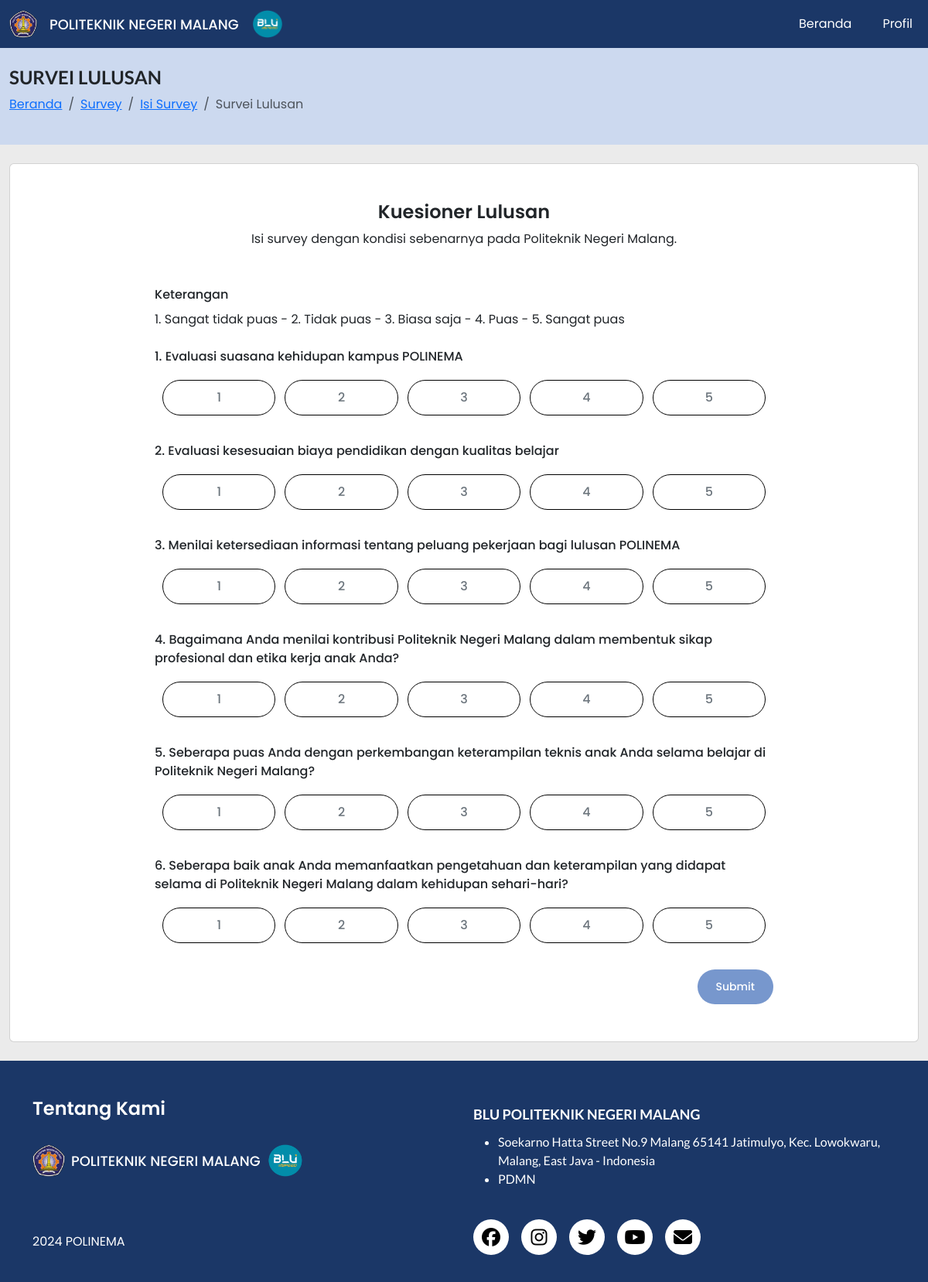
Page /?page=orangtua/survey-lulusan (signed in) on the committed database.
### tables this page shows
CREATE TABLE `m_survey_soal` (
  `soal_id` int(11) NOT NULL,
  `kategori_id` int(11) NOT NULL,
  `soal_jenis` enum('alumni','dosen','industri','mahasiswa','ortu','tendik') NOT NULL,
  `no_urut` int(11) NOT NULL,
  `soal_nama` varchar(500) NOT NULL,
  `kriteria` set('Tangibles','Reliability','Responsiveness','Assurance','Empathy') NOT NULL
);

### controller/crud.php (called while the page is built, shortened)
<?php
class Crud {
    private $db;
    public function __construct() {
        $this->db = new Database();
    }
    public function readSoal($kategori_id, $soal_jenis){
        $conn =  $this->db->conn;
        $sql = "select * from m_survey_soal WHERE kategori_id = '$kategori_id' AND soal_jenis = '$soal_jenis'";
        $result = $conn->query($sql);
        $soalList = [];
        if ($result->num_rows > 0) {
            while ($row = $result->fetch_assoc()) {
                $soalList[] = $row;
            }
        }
        return $soalList;
    }
}
?>

### pages/survey/orangtua/survey-lulusan.php (the view, shortened to what this page needs)
<?php
    include "controller/crud.php";
    $kategori_id = 4;
    $soal_jenis = 'ortu';
?>
<section class="bg-primary-2">
    <div class="container-fluid py-4">
        <h1 class="text-heading-xl font-lato fw-bolder">SURVEI LULUSAN</h1>
        <nav aria-label="breadcrumb">
            <ol class="breadcrumb">
                <li class="breadcrumb-item">
                    <a href="index.php">Beranda</a>
                </li>
                <li class="breadcrumb-item">
                    <a href="?page=survey">Survey</a>
                </li>
                <li class="breadcrumb-item">
                    <a href="?page=orangtua/isi-survey">Isi Survey</a>
                </li>
                <li class="breadcrumb-item active" aria-current="page">Survei Lulusan</li>
            </ol>
        </nav>
    </div>
</section>
<div class="container-fluid my-4">
    <section class="card">
        <div class="card-body p-5">
            <div class="d-flex flex-column gap-5">
                <div class="d-flex flex-column align-items-center gap-2">
                    <h1 class="text-heading-xl font-poppins my-0">Kuesioner Lulusan</h1>
                    <p class="text-body-md font-poppins my-0">Isi survey dengan kondisi sebenarnya pada Politeknik Negeri Malang.</p>
                </div>
                <form action="#" method="POST">
                    <div class="d-block mx-auto" style="width: 100vh;">
                        <div class="d-flex flex-column gap-4">
                            <div class="d-flex flex-column gap-2">
                                <p class="text-heading-md font-poppins my-0">Keterangan</p>
                                <p class="text-body-md font-poppins my-0">
                                    1. Sangat tidak puas - 2. Tidak puas - 3. Biasa saja - 4. Puas - 5. Sangat puas
                                </p>
                            </div>
                            <?php
                                $crud = new CRUD;
                                $daftarSoal = $crud ->readSoal($kategori_id, $soal_jenis);
                                $no = 1;
                                foreach($daftarSoal as $soal):
                            ?>
                                <div class="d-flex flex-column gap-2">
                                    <p class="text-heading-md font-poppins my-0"><?php echo $no . ". " . $soal['soal_nama']; ?></p>
                                    <div class="rating">
                                        <label class="btn btn-outline-secondary" for="rating_<?php echo $soal['soal_id']; ?>_1">1</label>
                                        <label class="btn btn-outline-secondary" for="rating_<?php echo $soal['soal_id']; ?>_2">2</label>
                                        <label class="btn btn-outline-secondary" for="rating_<?php echo $soal['soal_id']; ?>_3">3</label>
                                        <label class="btn btn-outline-secondary" for="rating_<?php echo $soal['soal_id']; ?>_4">4</label>
                                        <label class="btn btn-outline-secondary" for="rating_<?php echo $soal['soal_id']; ?>_5">5</label>
                                    </div>
                                </div>
                            <?php $no++; endforeach;
                            ?>
                            <div class="d-flex justify-content-end">
                                <input type = "submit" href="?page=pesan-berhasil" class="btn btn-sm btn-primary" ></input>
                            </div>
                        </div>
                    </div>
                </form>
            </div>
        </div>
    </section>
</div>

### assets/styles/styles.css (style rules this page uses)
body { margin: 0; padding: 0; background-color: #EBEBEB; font-family: 'Poppins'; }
.bg-primary-2 { background-color: #CCD9EF; }
.font-poppins { font-family: 'Poppins'; }
.font-lato { font-family: 'Lato'; }
.text-heading-md { font-weight: 500; font-size: medium; }
.text-heading-xl { font-weight: 600; font-size: 1.5rem; }
.text-body-md { font-weight: 400; font-size: medium; }
.btn { padding: 12px 24px; border-radius: 36px; text-align: center; font-family: 'Poppins'; font-weight: 500; }
.btn.btn-primary { background-color: #7797CD; border: none; }
.rating { display: flex; column-gap: 12px; justify-content: space-between; align-items: center; border-radius: 5px; padding: 10px; }
.rating label { flex: 1; text-align: center; padding: 10px 0; margin: 0; cursor: pointer; border: 1px solid #000000; }

### assets/styles/stylesAdmin.css (style rules this page uses)
body { margin: 0; padding: 0; background-color: #EBEBEB; font-family: 'Poppins'; }
.bg-primary-2 { background-color: #CCD9EF; }
.font-poppins { font-family: 'Poppins'; }
.font-lato { font-family: 'Lato'; }
.text-heading-md { font-weight: 500; font-size: medium; }
.text-heading-xl { font-weight: 600; font-size: 1.5rem; }
.text-body-md { font-weight: 400; font-size: medium; }
.btn { padding: 12px 24px; border-radius: 36px; text-align: center; font-family: 'Poppins'; font-weight: 500; }
.btn.btn-primary { background-color: #7797CD; border: none; }

### rows in the picture
m_survey_soal: soal_nama "Evaluasi suasana kehidupan kampus POLINEMA"
m_survey_soal: soal_nama "Evaluasi kesesuaian biaya pendidikan dengan kualitas belajar"
m_survey_soal: soal_nama "Menilai ketersediaan informasi tentang peluang pekerjaan bagi lulusan POLINEMA"
m_survey_soal: soal_nama "Bagaimana Anda menilai kontribusi Politeknik Negeri Malang dalam membentuk sikap profesional dan etika kerja anak Anda?"
m_survey_soal: soal_nama "Seberapa puas Anda dengan perkembangan keterampilan teknis anak Anda selama belajar di Politeknik Negeri Malang?"
m_survey_soal: soal_nama "Seberapa baik anak Anda memanfaatkan pengetahuan dan keterampilan yang didapat selama di Politeknik Negeri Malang dalam kehidupan sehari-hari?"
